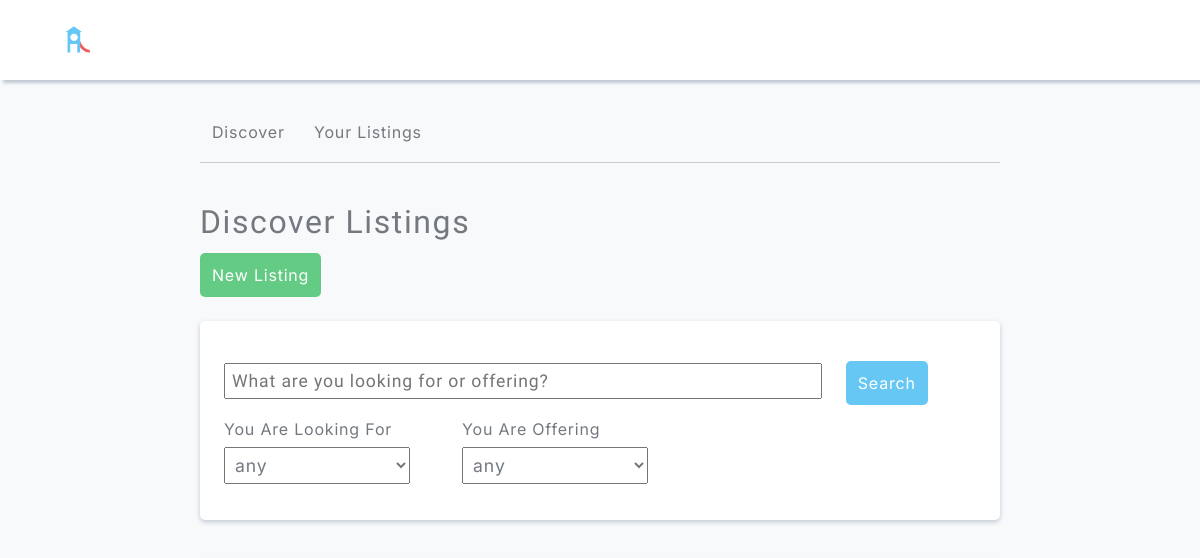
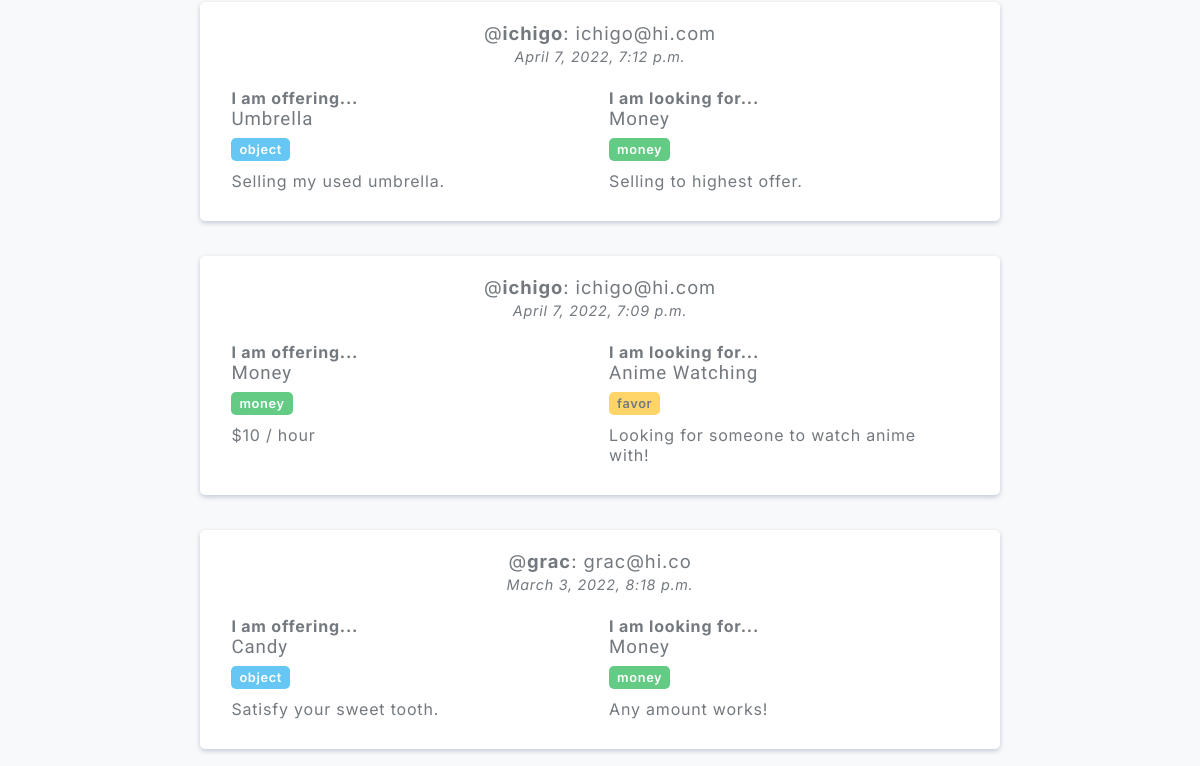
The app's page / (signed in, upper part), older data (2 pictures, top to bottom).
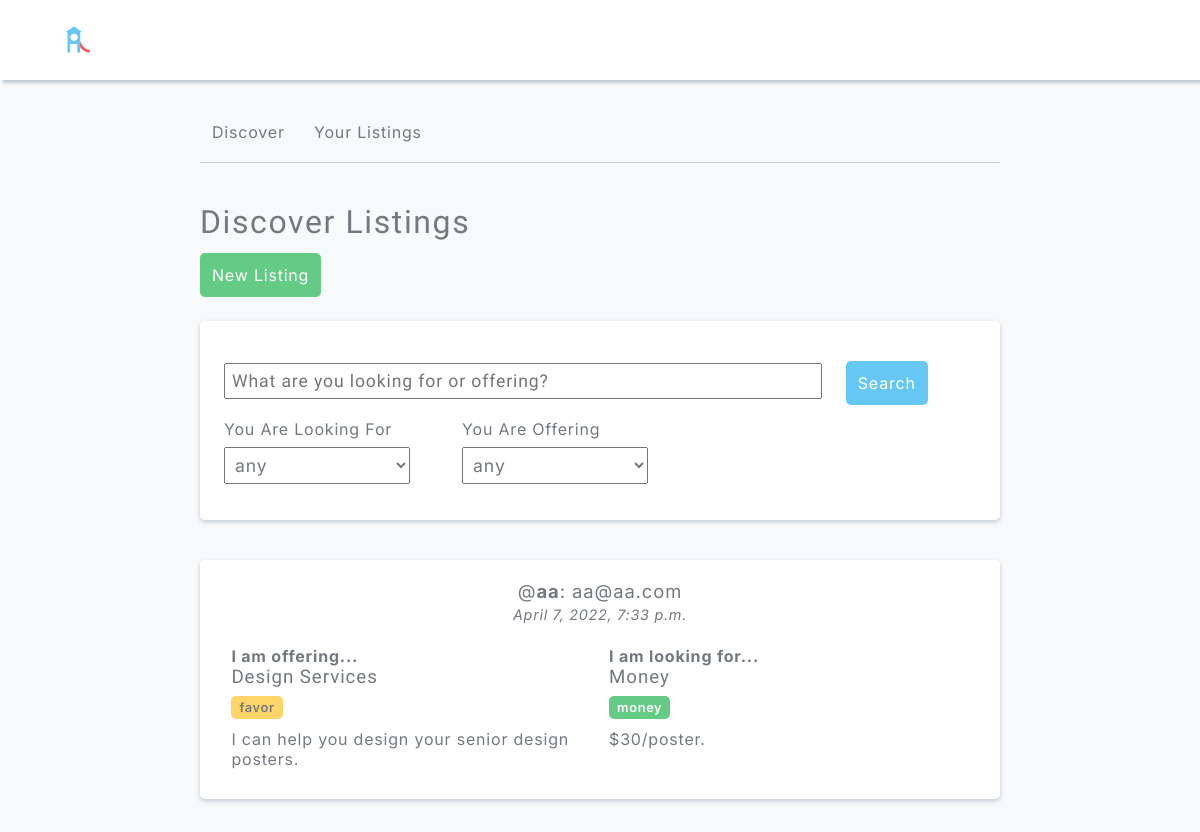
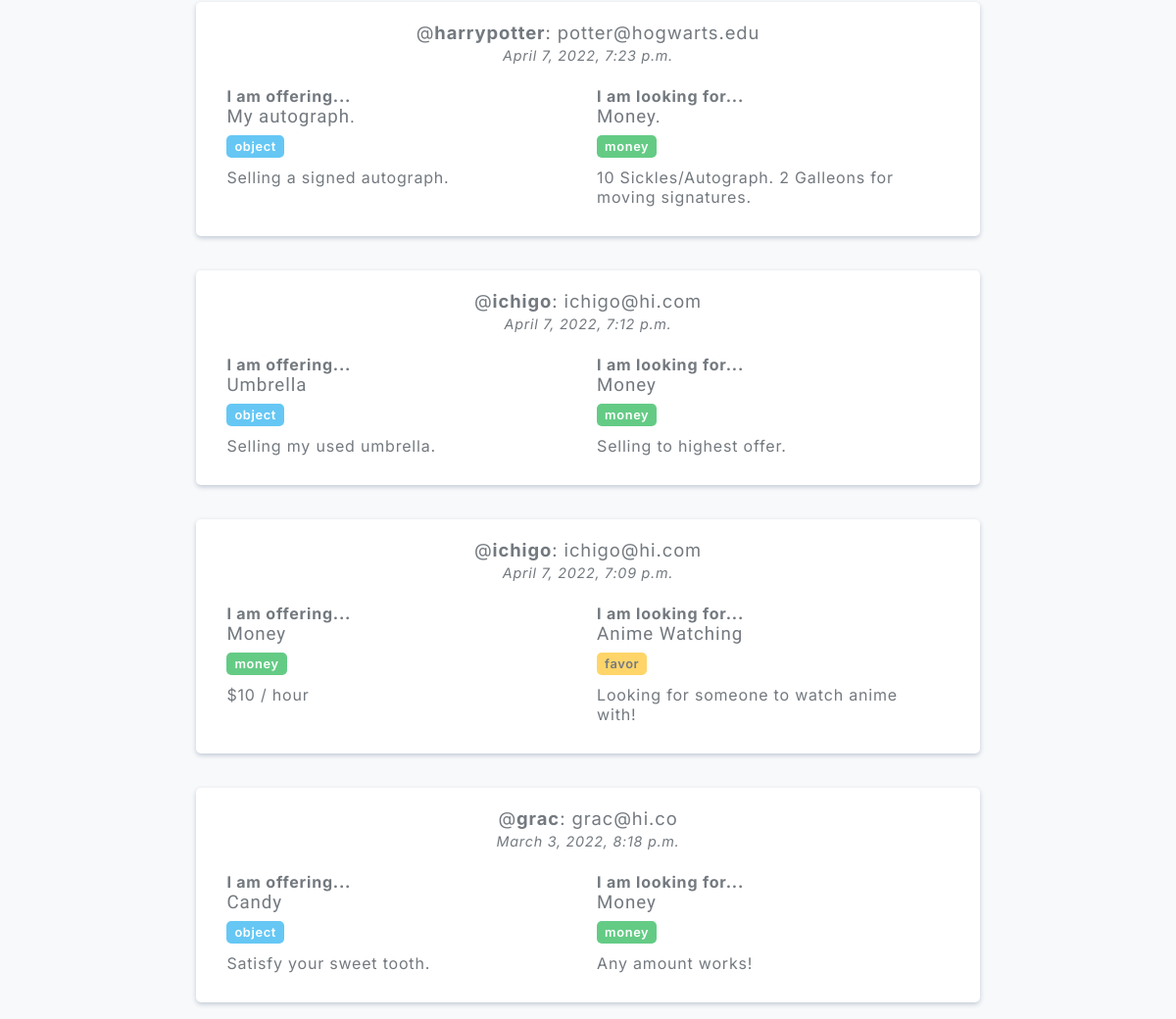
The same page, newer data (2 pictures, top to bottom).
### main/models.py (models this page shows, shortened)
class Exchange(models.Model):
    seller = models.ForeignKey(User, on_delete=models.CASCADE, null=True)
    buyer = models.ForeignKey(User, on_delete=models.CASCADE, related_name="buyer", null=True)
    created_on = models.DateTimeField()
    offer_title = models.TextField(max_length=100, default="")
    offer_description = models.TextField(max_length=1000, default="")
    offer_type = models.TextField(default="")
    lf_title = models.TextField(max_length=100, default="")
    lf_description = models.TextField(max_length=1000, default="")
    lf_type = models.TextField(default="")
    name = models.TextField(default="")

### main/views.py (the view)
def main_view(request):
    if not request.user.is_authenticated:
        return redirect('/splash/')
    if request.method == 'POST':
        exchanges = get_exchanges_filter(request)
    else:
        exchanges = Exchange.objects.all().order_by('-created_on')
    return render(request, 'main.html', {'exchanges': exchanges})

### main/templates/main.html (shortened to what this page needs)
{% extends 'base.html' %} {% load static %}
{% block styles %}{% load static %}
<link rel="stylesheet" type="text/css" href="{% static 'css/listings.css' %}" />
<link rel="stylesheet" type="text/css" href="{% static 'css/discover.css' %}" />
{% endblock %}
{% block body %}
<div id="discover-page">
  <h1>Discover Listings</h1>
  <div>
    <a href="/new_listing"><button id="new-listing-button">New Listing</button></a>
  </div>
  <div style="margin-bottom: 40px; background-color: #fff; box-shadow: 0px 2px 5px #C1CAD6; border-radius: 5px; padding: 28px 0px 36px 24px;">
    <form method="POST" >
        <div style="width: 75%; padding-top: 14px; display: inline-block">
          <input style="width: 100%; padding: 6px; font-size: 1.1rem; font-family: Sen, sans-serif; color: #737980;" id="discover-search-bar" class="explore-search-bar" type="text" name="searchText" placeholder="What are you looking for or offering?"></input>
          <div style="height: 20px"></div>
          <div style="width: 40%; display: inline-block">
            <p>You Are Looking For</p>
            <select class="explore-select" name="filterLf" size="1" style="width: 80%; padding: 6px; margin-top: 8px; font-size: 1.1rem; color: #737980;">
                <option value="any">any</option>
            </select>
          </div>
          <div style="width: 40%; display: inline-block">
            <p>You Are Offering</p>
            <select class="explore-select" name="filterOffering" size="1" style="width: 80%; padding: 6px; margin-top: 8px; font-size: 1.1rem; color: #737980;">
                <option value="any">any</option>
              </select>
          </div>
      </div>
      <div style="width: 15%; display: inline-block; vertical-align: top; text-align: right;">
        <button id="search-button" type="submit">Search</button>
      </div>
  </form>
  </div>
  <div>
    {% for exchange in exchanges %}
    <div class="exchange-card">
      <p class="exchange-meta-data" style="font-size: 1.15rem">
        @<strong>{{ exchange.seller.username }}</strong>: {{ exchange.seller.email }}<br/>
        <small style="font-size: 0.9rem;"><em>{{ exchange.created_on }}</em></small>
      </p>
      <div style="height: 10px"></div>
      <div class="exchange-offer-container">
        <p><strong>I am offering...</strong></p>
        <h3>{{ exchange.offer_title }}</h3>
        {% if exchange.offer_type == "object" %}
          <p class="exchange-type object-type">{{ exchange.offer_type }}</p>
        {% elif exchange.offer_type == "money" %}
          <p class="exchange-type money-type">{{ exchange.offer_type }}</p>
        {% elif exchange.offer_type == "favor" %}
          <p class="exchange-type favor-type">{{ exchange.offer_type }}</p>
        {% endif %}
        <p>{{ exchange.offer_description }}</p>
      </div>
      <div class="exchange-lf-container">
        <p><strong>I am looking for...</strong></p>
        <h3>{{ exchange.lf_title }}</h3>
        {% if exchange.lf_type == "object" %}
          <p class="exchange-type object-type">{{ exchange.lf_type }}</p>
        {% elif exchange.lf_type == "money" %}
          <p class="exchange-type money-type">{{ exchange.lf_type }}</p>
        {% elif exchange.lf_type == "favor" %}
          <p class="exchange-type favor-type">{{ exchange.lf_type }}</p>
        {% endif %}
        <p>{{ exchange.lf_description }}</p>
      </div>
      <div style="height: 10px"></div>
    </div>
    {% endfor %}
  </div>
</div>
{% endblock %}

### main/templates/base.html (shortened to what this page needs)
{% load static %}
<!DOCTYPE html>
<html lang="en">
  <head>
    <link rel="stylesheet" href="{% static 'css/base.css' %}" />
    {% block styles %}{% endblock %}
  </head>
  <body>
   <div id="navbar-main">
     <a href="http://localhost:3000/"><img src="../static/img/logo.png"/>
    </a>
   </div>
    <div class="center-container">
      <div id="navbar">
        <div class="navbar-item"><a href="/">Discover</a></div>
        <div class="navbar-item"><a href="/your_listings">Your Listings</a></div>
      </div>
      {% block body %}{% endblock %}
    </div>
  </body>
</html>

### main/static/css/base.css (style rules this page uses)
* { font-family: "Inter", "IBM Plex Sans", "Avenir", "Roboto", sans-serif; letter-spacing: .05em; margin: 0; padding: 0; }
body { background-color: #f8f9fa; color: #73797f; }
h1, h2, h3, h4 { font-weight: 400; font-family: "Sen", sans-serif; }
.center-container { margin: auto; max-width: 800px; padding: 20px; }
#navbar-main { padding-left: 4em; padding-right: 4em; display: flex; justify-content: space-between; height: 80px; align-items: center; background-color: white; box-shadow: 3px 3px 3px #c1cad6; position: relative; z-index: 1; vertical-align: middle; }
#navbar-main img { vertical-align: middle; height: 30px; }
#navbar-main a { text-decoration: none; }
#navbar { border-bottom: 1px solid #ccc; padding: 20px 0px 20px 0px; margin-bottom: 40px; vertical-align: middle; }
.navbar-item { display: inline-block; vertical-align: middle; }
.navbar-item a { text-decoration: none; color: inherit; padding: 8px 12px 8px 12px; border-radius: 5px; vertical-align: middle; }

### main/static/css/listings.css (style rules this page uses)
.exchange-card { vertical-align: top; padding: 20px 20px 20px 20px; border-radius: 5px; margin-top: 35px; margin-bottom: 35px; background-color: #fff; box-shadow: 0px 2px 5px #c1cad6; }
.exchange-meta-data { text-align: center; margin-bottom: 12px; }
.exchange-type { font-size: 0.8rem; font-weight: 600; padding: 4px 8px 4px 8px; border-radius: 5px; color: black; width: fit-content; margin: 8px 0px 10px 0px; }
.exchange-offer-container, .exchange-lf-container { vertical-align: top; display: inline-block; width: 46%; padding: 0px 1.5% 0px 1.5%; }
.object-type { background-color: #66c7f4; color: white; }
.favor-type { background-color: #ffd569; color: #737980; }
.money-type { background-color: #64cb85; color: white; }

### main/static/css/discover.css (style rules this page uses)
#discover-page button { padding: 12px; font-size: 1rem; margin: 12px 0px 24px 0px; border: none; border-radius: 5px; }
#new-listing-button { background-color: #64CB85; color: white; font-weight: 400; }
#search-button { background-color: #66C7F4; color: white; font-weight: 400; }
#discover-search-bar { width: 400px; }

Row changes from the older to the newer data that the page shows:
added Exchange: seller.username "aa", seller.email "aa@aa.com", created_on "April 7, 2022, 7:33 p.m.", offer_title "Design Services", offer_type "favor", offer_description "I can help you design your senior design posters.", lf_title "Money", lf_type "money", lf_description "$30/poster."
added Exchange: seller.username "harrypotter", seller.email "potter@hogwarts.edu", created_on "April 7, 2022, 7:23 p.m.", offer_title "My autograph.", offer_type "object", offer_description "Selling a signed autograph.", lf_title "Money.", lf_type "money", lf_description "10 Sickles/Autograph. 2 Galleons for moving signatures."
